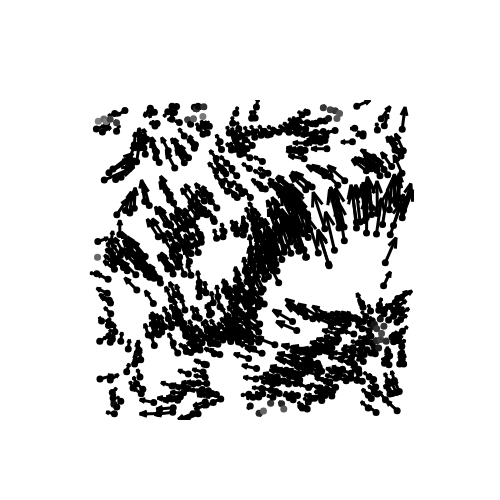

The code cell stored with this chart in its notebook:
### Markdown cell above
Test parameters by plotting the eigenforms and eigenfunctions of the Laplacian.

### Code cell
X = CD8[3]

parameters = {}
parameters['n0'] = 30
parameters['n1'] = 16
parameters['n2'] = 4
parameters['ep'] = 0.4
parameters['alpha'] = 0.8
parameters['projection_tol'] = 1e-3

DG_class = DG(X, parameters)
DG_class.plot_eigenfunctions(3,4)

L1, U1 = DG_class.weak_eigenproblem_1(DG_class.D1())
data = DG_class.data
k = 0
v = U1[:,k]
print(L1[:2].round(6), L1[k])

plot_quiver_plain_tight(v, DG_class)

### Figure 1 — Plotly figure (JSON) as saved in the notebook; plotly's stock layout.template omitted (floating-point values rounded to 4 significant figures; data arrays with more than 128 entries replaced by an {"elided": "..."} marker saying what was removed)
{"data": [{"line": {"width": 3}, "marker": {"color": "black"}, "mode": "lines", "type": "scatter", "x": {"elided": "5586 float values"}, "y": {"elided": "5586 float values"}}, {"marker": {"cmax": 0.0327, "cmin": 0.009857, "color": {"elided": "798 float values"}, "colorscale": [[0, "gray"], [1, "black"]], "size": 7}, "mode": "markers", "type": "scatter", "x": {"elided": "798 float values"}, "y": {"elided": "798 float values"}}], "layout": {"height": 500, "hovermode": "closest", "paper_bgcolor": "rgba(0,0,0,0)", "plot_bgcolor": "rgba(0,0,0,0)", "showlegend": false, "width": 500, "xaxis": {"range": [-1.359, 1.232], "visible": false}, "yaxis": {"range": [-1.214, 1.38], "scaleanchor": "x", "scaleratio": 1, "visible": false}}}
